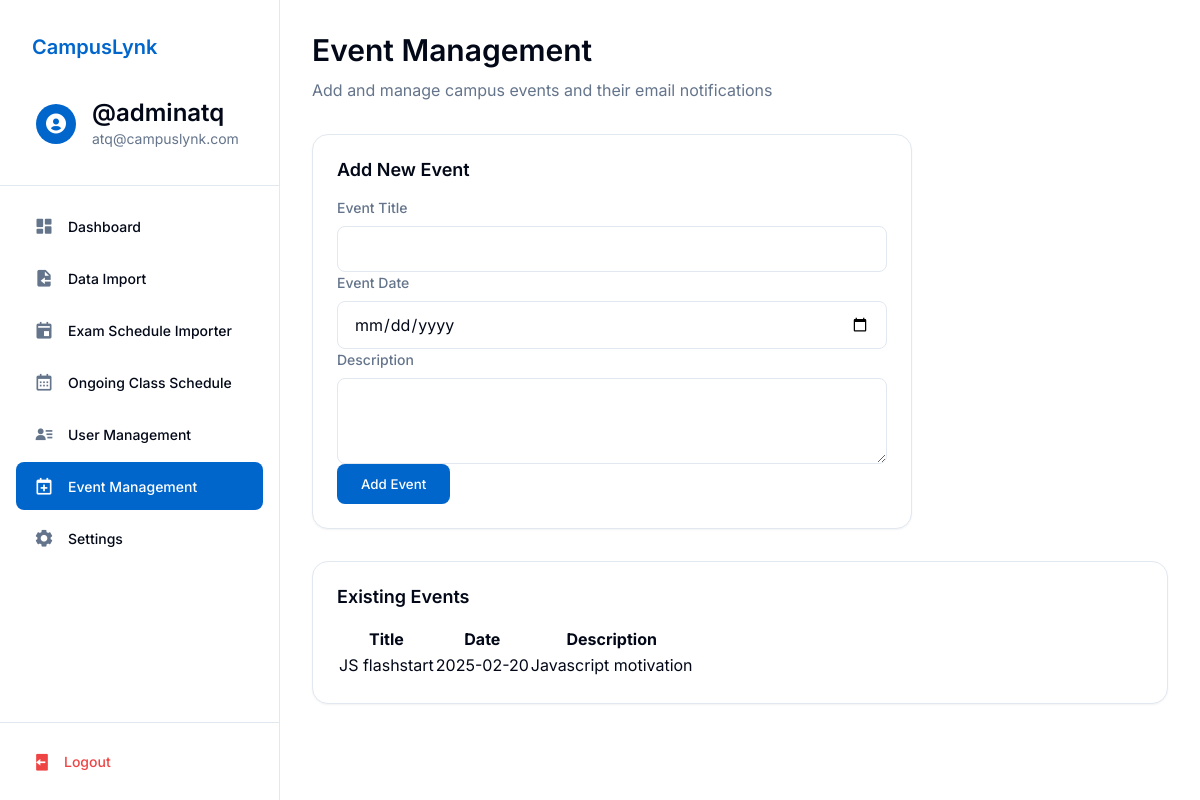
Page /admin_event_management.php (signed in) on the committed database.
### tables this page shows
CREATE TABLE `users` (
  `id` int(11) NOT NULL,
  `username` varchar(255) NOT NULL,
  `email` varchar(255) NOT NULL,
  `password` varchar(255) NOT NULL,
  `role` enum('student','faculty','admin') NOT NULL,
  `name` varchar(255) NOT NULL
);

CREATE TABLE `events` (
  `id` int(11) NOT NULL,
  `title` varchar(255) NOT NULL,
  `description` text DEFAULT NULL,
  `date` date NOT NULL
);

### admin_event_management.php (the view, shortened to what this page needs)
<?php
$db = (new Database())->getConnection();
$events = $db->query("SELECT * FROM events ORDER BY date DESC")->fetchAll(PDO::FETCH_ASSOC);
?>
<!DOCTYPE html>
<html lang="en">
<head>
    <link href='https://unpkg.com/boxicons@2.1.4/css/boxicons.min.css' rel='stylesheet'>
    <link rel="stylesheet" href="css/base.css">
    <link rel="stylesheet" href="css/layout.css">
    <link rel="stylesheet" href="css/components.css">
</head>
<body>
<?php include 'sidebar.php'; ?>
<main class="main-content">
    <section class="welcome-section">
        <h1>Event Management</h1>
        <p class="text-muted">Add and manage campus events and their email notifications</p>
    </section>
    <div class="card" style="max-width: 600px; margin-bottom: 2rem;">
        <h2 class="text-lg font-semibold mb-3">Add New Event</h2>
        <form method="post" class="space-y-4">
            <div class="form-group">
                <label class="form-label">Event Title</label>
                <input type="text" name="title" class="form-input" required>
            </div>
            <div class="form-group">
                <label class="form-label">Event Date</label>
                <input type="date" name="date" class="form-input" required>
            </div>
            <div class="form-group">
                <label class="form-label">Description</label>
                <textarea name="description" class="form-input" rows="3" required></textarea>
            </div>
            <button type="submit" class="btn btn-primary">Add Event</button>
        </form>
    </div>
    <div class="card">
        <h2 class="text-lg font-semibold mb-3">Existing Events</h2>
        <table class="table">
            <thead>
                <tr>
                    <th>Title</th>
                    <th>Date</th>
                    <th>Description</th>
                </tr>
            </thead>
            <tbody>
                <?php foreach ($events as $event): ?>
                <tr>
                    <td><?php echo htmlspecialchars($event['title']); ?></td>
                    <td><?php echo htmlspecialchars($event['date']); ?></td>
                    <td><?php echo htmlspecialchars($event['description']); ?></td>
                </tr>
                <?php endforeach; ?>
            </tbody>
        </table>
    </div>
</main>
</body>
</html>

### sidebar.php (shortened to what this page needs)
<?php
try {
    $sidebar_database = new Database();
    $sidebar_db = $sidebar_database->getConnection();
    $sidebar_query = $sidebar_db->prepare("SELECT * FROM users WHERE email = ?");
    $sidebar_query->execute([$_SESSION['useremail']]);
    $sidebar_user = $sidebar_query->fetch(PDO::FETCH_ASSOC);
} catch (PDOException $e) {
    header("Location: login.php?error=Database Error: " . urlencode($e->getMessage()));
    exit();
}
$current_page = basename($_SERVER['PHP_SELF']);
$role = $sidebar_user['role'];
?>
<link href='https://unpkg.com/boxicons@2.1.4/css/boxicons.min.css' rel='stylesheet'>
<aside class="sidebar">
    <div class="sidebar-header">
        <div class="logo-and-title-div">
            <a href="<?php echo $role === 'faculty' ? 'faculty_dashboard.php' : ($role === 'admin' ? 'admin_dashboard.php' : 'dashboard.php'); ?>" class="navbar-brand">CampusLynk</a>
        </div>
        <a href="<?php echo $role === 'faculty' ? 'faculty_dashboard.php' : ($role === 'admin' ? 'admin_dashboard.php' : 'profile.php'); ?>" class="user-info">
            <div class="user-avatar">
                <i class='bx bxs-user-circle'></i>
            </div>
            <div class="user-details">
                <h3 class="user-name"><?php echo '@' . htmlspecialchars($sidebar_user['username']); ?></h3>
                <p class="user-email"><?php echo htmlspecialchars($sidebar_user['email']); ?></p>
            </div>
        </a>
    </div>
    <div class="sidebar-content">
        <ul class="nav-links">
            <?php if ($role === 'admin'): ?>
                <li>
                    <a href="admin_dashboard.php" class="nav-link <?php echo $current_page === 'admin_dashboard.php' ? 'active' : ''; ?>">
                        <i class='bx bxs-dashboard'></i>
                        <span>Dashboard</span>
                    </a>
                </li>
                <li>
                    <a href="admin_dataimport.php" class="nav-link <?php echo $current_page === 'admin_dataimport.php' ? 'active' : ''; ?>">
                        <i class='bx bxs-file-import'></i>
                        <span>Data Import</span>
                    </a>
                </li>
                <li>
                    <a href="admin_exam_import.php" class="nav-link <?php echo $current_page === 'admin_exam_import.php' ? 'active' : ''; ?>">
                        <i class='bx bxs-calendar-event'></i>
                        <span>Exam Schedule Importer</span>
                    </a>
                </li>
                <li>
                    <a href="admin_class_schedule.php" class="nav-link <?php echo $current_page === 'admin_class_schedule.php' ? 'active' : ''; ?>">
                        <i class='bx bx-calendar'></i>
                        <span>Ongoing Class Schedule</span>
                    </a>
                </li>
                <li>
                    <a href="admin_users.php" class="nav-link <?php echo $current_page === 'admin_users.php' ? 'active' : ''; ?>">
                        <i class='bx bxs-user-detail'></i>
                        <span>User Management</span>
                    </a>
                </li>
                <li>
                    <a href="admin_event_management.php" class="nav-link <?php echo $current_page === 'admin_event_management.php' ? 'active' : ''; ?>">
                        <i class='bx bx-calendar-plus'></i>
                        <span>Event Management</span>
                    </a>
                </li>
                <li>
                    <a href="admin_settings.php" class="nav-link <?php echo $current_page === 'admin_settings.php' ? 'active' : ''; ?>">
                        <i class='bx bxs-cog'></i>
                        <span>Settings</span>
                    </a>
                </li>
            <?php endif; ?>
        </ul>
    </div>
    <div class="sidebar-footer">
        <?php
        $logout_url = 'logout.php';
        if (isset($_SESSION['role'])) {
            switch ($_SESSION['role']) {
                case 'admin':
                    $logout_url = 'admin_logout.php';
                    break;
            }
        }
        ?>
        <a href="<?php echo $logout_url; ?>" class="logout-btn">
            <i class='bx bxs-log-out'></i>
            <span>Logout</span>
        </a>
    </div>
</aside>

### css/base.css (style rules this page uses)
:root { --background: #ffffff; --foreground: #020817; --card: #ffffff; --card-foreground: #020817; --popover: #ffffff; --popover-foreground: #020817; --primary: #0066cc; --primary-foreground: #ffffff; --secondary: #f1f5f9; --secondary-foreground: #0f172a; --muted: #f1f5f9; --muted-foreground: #64748b; --accent: #f1f5f9; --accent-foreground: #0f172a; --destructive: #ef4444; --destructive-foreground: #ffffff; --success: #16a34a; --success-foreground: #ffffff; --border: #e2e8f0; --input: #e2e8f0; --ring: #0066cc; --spacing-1: 0.25rem; --spacing-2: 0.5rem; --spacing-3: 0.75rem; --spacing-4: 1rem; --spacing-5: 1.25rem; --spacing-6: 1.5rem; --spacing-8: 2rem; --spacing-10: 2.5rem; --spacing-12: 3rem; --radius-sm: 0.125rem; --radius: 0.5rem; --radius-md: 0.75rem; --radius-lg: 1rem; --shadow-sm: 0 1px 2px rgba(0, 0, 0, 0.05); --shadow: 0 1px 3px rgba(0, 0, 0, 0.1), 0 1px 2px rgba(0, 0, 0, 0.06); --shadow-md: 0 4px 6px -1px rgba(0, 0, 0, 0.1), 0 2px 4px -1px rgba(0, 0, 0, 0.06); --shadow-lg: 0 10px 15px -3px rgba(0, 0, 0, 0.1), 0 4px 6px -2px rgba(0, 0, 0, 0.05); }
* { margin: 0; padding: 0; box-sizing: border-box; font-family: 'Inter', sans-serif; }
body { background-color: var(--background); color: var(--foreground); line-height: 1.5; }
h1, h2, h3, h4, h5, h6 { font-weight: 600; line-height: 1.25; margin-bottom: var(--spacing-4); }
h1 { font-size: 2.25rem; }
h2 { font-size: 1.875rem; }
h3 { font-size: 1.5rem; }
.text-muted { color: var(--muted-foreground); }
.font-semibold { font-weight: 600; }
.text-lg { font-size: 1.125rem; }
.main-content { margin-left: 280px; padding: 2rem; min-height: 100vh; background-color: var(--background); }

### css/layout.css (style rules this page uses)
:root { --sidebar-width: 280px; }
.main-content { margin-left: var(--sidebar-width); padding: 2rem; min-height: 100vh; background: var(--background); }
.sidebar { width: var(--sidebar-width); height: 100vh; background-color: var(--background); border-right: 1px solid var(--border); display: flex; flex-direction: column; position: fixed; left: 0; top: 0; z-index: 1000; overflow-y: auto; }
.sidebar-header { padding: 1.5rem; border-bottom: 1px solid var(--border); display: flex; flex-direction: column; gap: 1rem; background: var(--background); }
.logo-and-title-div { display: flex; align-items: center; gap: 0.75rem; text-decoration: none; padding: 0.5rem; border-radius: var(--radius); transition: background-color 0.2s; }
.navbar-brand { color: var(--primary); font-size: 1.25rem; font-weight: 600; text-decoration: none; }
.user-info { display: flex; align-items: center; gap: 1rem; padding: 0.75rem; border-radius: var(--radius); transition: background-color 0.2s; text-decoration: none; }
.user-avatar { width: 40px; height: 40px; border-radius: 50%; background: var(--primary); display: flex; align-items: center; justify-content: center; flex-shrink: 0; }
.user-avatar i { font-size: 1.5rem; color: var(--primary-foreground); }
.user-details { flex: 1; min-width: 0; }
.user-name { font-weight: 600; color: var(--foreground); margin: 0; white-space: nowrap; overflow: hidden; text-overflow: ellipsis; }
.user-email { font-size: 0.875rem; color: var(--muted-foreground); margin: 0; white-space: nowrap; overflow: hidden; text-overflow: ellipsis; }
.sidebar-content { flex: 1; display: flex; flex-direction: column; padding: 1rem 0; }
.nav-links { list-style: none; padding: 0 1rem; margin: 0; }
.nav-links li { margin-bottom: 0.25rem; }
.nav-link { display: flex; align-items: center; gap: 0.75rem; padding: 0.75rem 1rem; color: var(--foreground); text-decoration: none; border-radius: var(--radius); transition: all 0.2s; font-size: 0.875rem; font-weight: 500; }
.nav-link.active { background-color: var(--primary); color: var(--primary-foreground); }
.nav-link.active i { color: inherit; }
.nav-link i { font-size: 1.25rem; width: 1.5rem; height: 1.5rem; display: inline-flex; align-items: center; justify-content: center; color: var(--muted-foreground); }
.sidebar-footer { padding: 1rem; border-top: 1px solid var(--border); background: var(--background); }
.logout-btn { display: flex; align-items: center; gap: 0.75rem; padding: 0.75rem 1rem; width: 100%; color: var(--destructive); text-decoration: none; border-radius: var(--radius); transition: all 0.2s; font-size: 0.875rem; font-weight: 500; }
.logout-btn i { font-size: 1.25rem; }
.welcome-section { margin-bottom: 2rem; }
.welcome-section h1 { font-size: 1.875rem; font-weight: 600; color: var(--foreground); margin-bottom: 0.5rem; }

### rows in the picture
users: username "adminatq", email "atq@campuslynk.com"
events: title "JS flashstart", date "2025-02-20", description "Javascript motivation"
